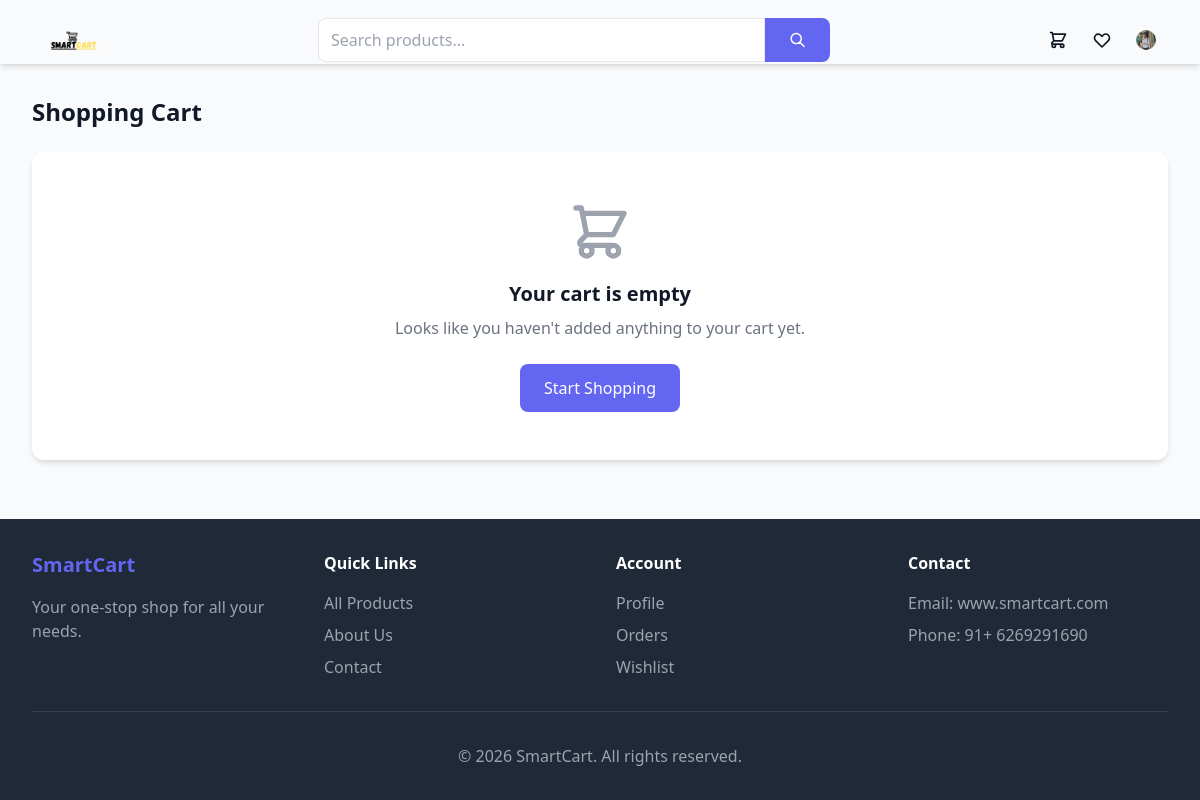
Page /orders/cart/ (signed in) on the earlier database version.
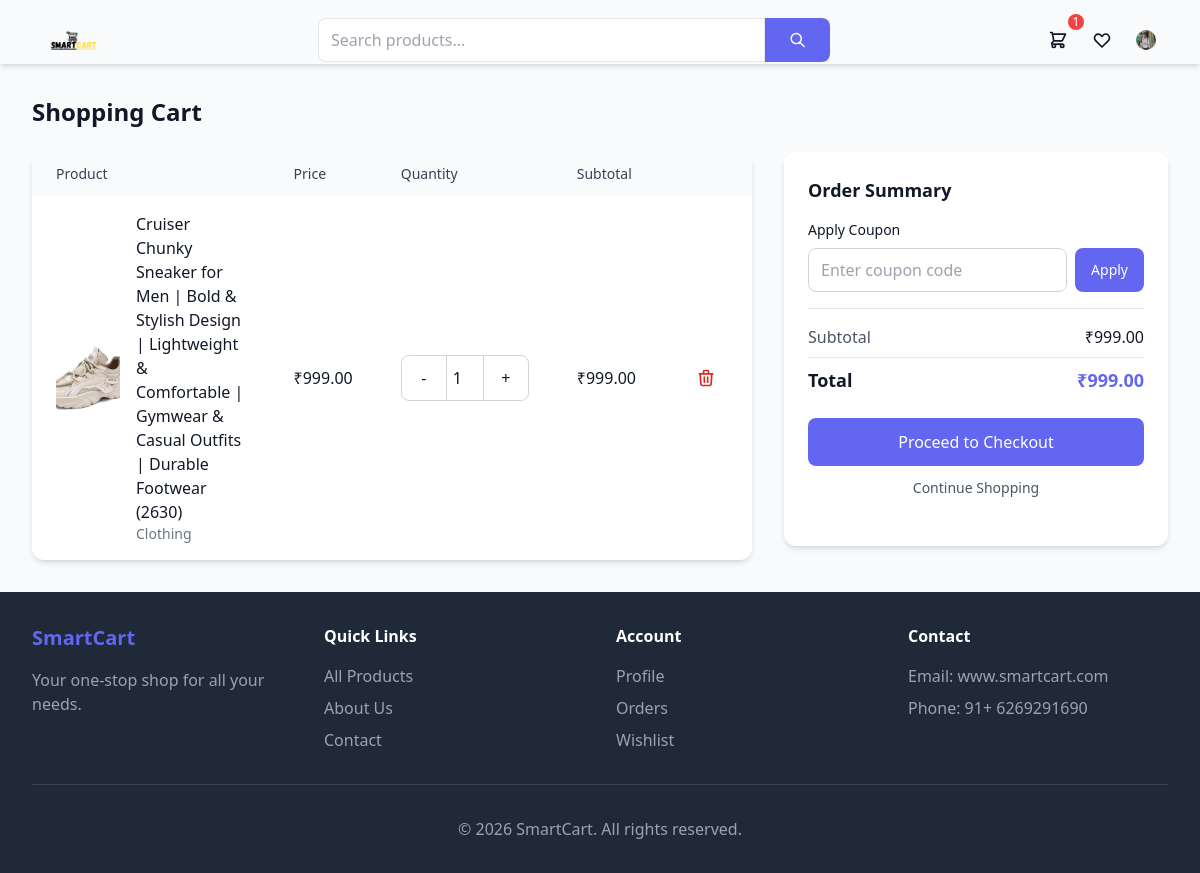
Same page on the later database version.
### products/models.py (models this page shows, shortened)
class Product(models.Model):
    name = models.CharField(max_length=255)
    slug = models.SlugField(unique=True)
    description = models.TextField()
    price = models.DecimalField(max_digits=10, decimal_places=2)
    discount_price = models.DecimalField(max_digits=10, decimal_places=2, blank=True, null=True)
    stock = models.PositiveIntegerField(default=0)
    category = models.ForeignKey(Category, on_delete=models.CASCADE, related_name='products')
    image = models.ImageField(upload_to='products/', blank=True, null=True)
    is_active = models.BooleanField(default=True)
    created_at = models.DateTimeField(auto_now_add=True)
    def get_absolute_url(self):
        return reverse('products:product_detail', args=[self.slug])
    @property
    def final_price(self):
        return self.discount_price if self.discount_price else self.price

class Category(models.Model):
    name = models.CharField(max_length=255)
    slug = models.SlugField(unique=True)
    image = models.ImageField(upload_to='categories/', blank=True, null=True)
    created_at = models.DateTimeField(auto_now_add=True)
    class Meta:
        verbose_name_plural = 'Categories'

### orders/views.py (the view)
# urls.py: path('cart/', views.cart, name='cart'),
def cart(request):
    items = get_cart_items(request)
    subtotal = get_cart_total(request)
    coupon_discount = request.session.get('coupon_discount', 0)
    total = subtotal - Decimal(str(coupon_discount))
    return render(request, 'orders/cart.html', {
        'items': items,
        'subtotal': subtotal,
        'coupon_discount': coupon_discount,
        'total': total,
    })

### orders/cart_utils.py (called while the page is built, shortened)
def get_cart(request):
    if request.user.is_authenticated:
        cart, created = Cart.objects.get_or_create(user=request.user)
        if request.session.session_key is None:
            request.session.create()
        session_key = request.session.session_key
        session_cart = Cart.objects.filter(session_key=session_key, user__isnull=True).first()
        if session_cart:
            merge_carts(session_key, request.user)
        return cart

def get_cart_items(request):
    cart = get_cart(request)
    items = []
    for item in cart.items.all():
        items.append({
            'id': item.id,
            'product': item.product,
            'quantity': item.quantity,
            'price': item.product.final_price,
            'total': item.product.final_price * item.quantity,
        })
    return items

def get_cart_total(request):
    items = get_cart_items(request)
    subtotal = sum(item['total'] for item in items)
    return subtotal

def get_cart_count(request):
    cart = get_cart(request)
    return sum(item.quantity for item in cart.items.all())

### orders/context_processors.py (called while the page is built)
def cart_context(request):
    return {
        'cart_count': get_cart_count(request),
    }

### templates/orders/cart.html (shortened to what the changed rows need)
{% extends 'base.html' %}
{% block content %}
<div class="max-w-7xl mx-auto px-4 sm:px-6 lg:px-8 py-8">
    <h1 class="text-2xl font-bold mb-6">Shopping Cart</h1>
    {% if items %}
        <div class="flex flex-col lg:flex-row gap-8">
            <div class="flex-1">
                <div class="bg-white rounded-xl shadow-md overflow-hidden">
                    <table class="w-full">
                        <thead class="bg-gray-50">
                            <tr>
                                <th class="px-6 py-3 text-left text-sm font-medium text-gray-700">Product</th>
                                <th class="px-6 py-3 text-left text-sm font-medium text-gray-700">Price</th>
                                <th class="px-6 py-3 text-left text-sm font-medium text-gray-700">Quantity</th>
                                <th class="px-6 py-3 text-left text-sm font-medium text-gray-700">Subtotal</th>
                                <th class="px-6 py-3"></th>
                            </tr>
                        </thead>
                        <tbody class="divide-y divide-gray-200">
                            {% for item in items %}
                                <tr data-item-id="{{ item.id }}">
                                    <td class="px-6 py-4">
                                        <div class="flex items-center">
                                            {% if item.product.image %}
                                                <img src="{{ item.product.image.url }}" alt="{{ item.product.name }}" class="w-16 h-16 object-cover rounded">
                                            {% endif %}
                                            <div class="ml-4">
                                                <a href="{{ item.product.get_absolute_url }}" class="font-medium text-gray-900 hover:text-primary">{{ item.product.name }}</a>
                                                <p class="text-sm text-gray-500">{{ item.product.category.name }}</p>
                                            </div>
                                        </div>
                                    </td>
                                    <td class="px-6 py-4">
                                        <span class="item-price">₹{{ item.price }}</span>
                                    </td>
                                    <td class="px-6 py-4">
                                        <div class="flex items-center border border-gray-300 rounded-lg w-32">
                                            <button type="button" class="qty-btn px-3 py-1 hover:bg-gray-100" data-action="decrease" data-item-id="{{ item.id }}">-</button>
                                            <input type="number" value="{{ item.quantity }}" min="1" max="{{ item.product.stock }}"
                                                   class="qty-input w-full text-center border-x border-gray-300 py-1 focus:outline-none"
                                                   data-item-id="{{ item.id }}">
                                            <button type="button" class="qty-btn px-3 py-1 hover:bg-gray-100" data-action="increase" data-item-id="{{ item.id }}">+</button>
                                        </div>
                                    </td>
                                    <td class="px-6 py-4">
                                        <span class="item-total font-medium">₹{{ item.total }}</span>
                                    </td>
                                    <td class="px-6 py-4">
                                        <button onclick="removeFromCart({{ item.id }})" class="remove-item text-red-600 hover:text-red-800" data-item-id="{{ item.id }}">
                                            <svg xmlns="http://www.w3.org/2000/svg" class="h-5 w-5" fill="none" viewBox="0 0 24 24" stroke="currentColor">
                                                <path stroke-linecap="round" stroke-linejoin="round" stroke-width="2" d="M19 7l-.867 12.142A2 2 0 0116.138 21H7.862a2 2 0 01-1.995-1.858L5 7m5 4v6m4-6v6m1-10V4a1 1 0 00-1-1h-4a1 1 0 00-1 1v3M4 7h16" />
                                            </svg>
                                        </button>
                                    </td>
                                </tr>
                            {% endfor %}
                        </tbody>
                    </table>
                </div>
            </div>
            <div class="w-full lg:w-96">
                <div class="bg-white rounded-xl shadow-md p-6 sticky top-24">
                    <h2 class="text-lg font-bold mb-4">Order Summary</h2>
                    <div class="mb-4">
                        <label class="block text-sm font-medium mb-2">Apply Coupon</label>
                        <form id="coupon-form" class="flex gap-2">
                            <input type="text" name="code" placeholder="Enter coupon code"
                                   class="flex-1 px-3 py-2 border border-gray-300 rounded-lg focus:outline-none focus:border-primary text-sm">
                            <button type="submit" class="bg-primary text-white px-4 py-2 rounded-lg hover:bg-primary-dark transition text-sm">
                                Apply
                            </button>
                        </form>
                    </div>
                    <div class="border-t border-gray-200 pt-4 space-y-2">
                        <div class="flex justify-between">
                            <span class="text-gray-600">Subtotal</span>
                            <span class="font-medium">₹{{ subtotal }}</span>
                        </div>
                        <div class="flex justify-between text-lg font-bold pt-2 border-t border-gray-200">
                            <span>Total</span>
                            <span class="text-primary">₹{{ total }}</span>
                        </div>
                    </div>
                    <a href="{% url 'orders:checkout' %}" class="block mt-6 bg-primary text-white text-center py-3 rounded-lg hover:bg-primary-dark transition font-medium">
                        Proceed to Checkout
                    </a>
                    <a href="{% url 'products:product_list' %}" class="block mt-3 text-center text-gray-600 hover:text-primary transition text-sm">
                        Continue Shopping
                    </a>
                </div>
            </div>
        </div>
    {% else %}
        <div class="bg-white rounded-xl shadow-md p-12 text-center">
            <h2 class="text-xl font-semibold mb-2">Your cart is empty</h2>
            <p class="text-gray-500 mb-6">Looks like you haven't added anything to your cart yet.</p>
            <a href="{% url 'products:product_list' %}" class="inline-block bg-primary text-white px-6 py-3 rounded-lg hover:bg-primary-dark transition">
                Start Shopping
            </a>
        </div>
    {% endif %}
</div>
{% endblock %}

### templates/base.html (shortened to what the changed rows need)
<!DOCTYPE html>
{% load static %}
<html lang="en">
<head>
    <script src="https://cdn.tailwindcss.com"></script>
</head>
<body class="bg-gray-50 min-h-screen flex flex-col">
    <nav class="sticky top-0 z-50 bg-whitebg-slate-800 shadow-md">
        <div class="max-w-7xl mx-auto px-2 sm:px-4 lg:px-8">
            <div class="flex flex-wrap justify-between items-center h-16 gap-2">
                <div class="flex items-center">
                    <a href="{% url 'orders:cart' %}" class="inline-flex items-center justify-center relative p-2 text-gray-600text-gray-300 hover:text-primary transition">
                        {% if cart_count > 0 %}
                            <span id="cart-count-badge" class="absolute -top-1 -right-1 bg-red-500 text-white text-xs rounded-full h-4 w-4 flex items-center justify-center">{{ cart_count }}</span>
                        {% else %}
                            <span id="cart-count-badge" class="absolute -top-1 -right-1 bg-red-500 text-white text-xs rounded-full h-4 w-4 flex items-center justify-center" style="display: none;">0</span>
                        {% endif %}
                    </a>
                </div>
            </div>
        </div>
    </nav>
    <main class="flex-grow">
        {% block content %}{% endblock %}
    </main>
</body>
</html>

Differences in the rows shown:
now on this page (row edited): Product: product.image (picture), product.name "Cruiser Chunky Sneaker for Men | Bold & Stylish Design | Lightweight & Comfortable | Gymwear & Casual Outfits | Durable Footwear (2630)", product.category.name "Clothing", price "999.00", quantity "1", total "999.00"
Other differences:
{{ cart_count }}: (not shown) → "1"
{{ subtotal }}: (not shown) → "999.00"
{{ total }}: (not shown) → "999.00"
text no longer shown: "Your cart is empty Looks like you haven't added anything to your cart yet. Start Shopping"
text now shown: "Product Price Quantity Subtotal Order Summary Apply Coupon Apply Subtotal ₹ Total ₹ Proceed to Checkout Continue Shopping"
